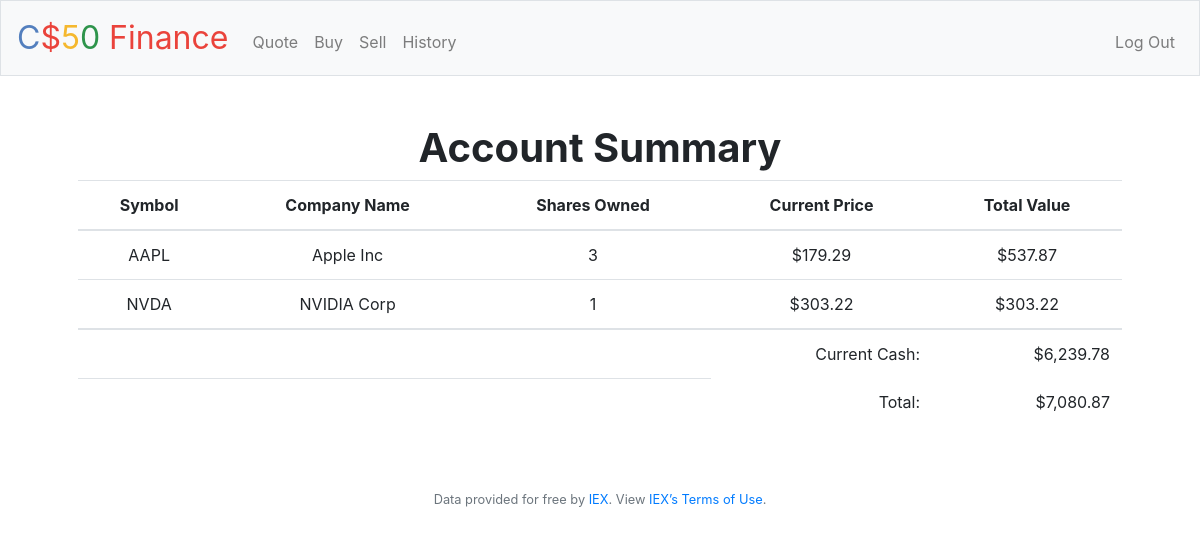
The page / (signed in) on the database its author committed.
### tables this page shows
CREATE TABLE 'transactions' ('id' integer PRIMARY KEY NOT NULL, 'user_id' integer, 'symbol' text, 'name' text, 'shares' integer, 'price' real, 'total' real, 'transaction_time' datetime DEFAULT CURRENT_DATE);

CREATE TABLE users (id INTEGER, username TEXT NOT NULL, hash TEXT NOT NULL, cash NUMERIC NOT NULL DEFAULT 10000.00, PRIMARY KEY(id));

### application.py (the view)
@app.route("/")
@login_required
def index():
    total_investment = 0            # Added to find total valuation of cash + holdings
    total_holdings = []
    stocks = db.execute("SELECT symbol, name, price, SUM(shares) total_shares, SUM(total) subtotal FROM transactions WHERE user_id=:user_id GROUP BY symbol", user_id=session["user_id"])
    if stocks == None:
        return apology("No stocks found!")
    cash = float((db.execute("SELECT cash FROM users WHERE id = :user_id", user_id=session["user_id"]))[0]["cash"])
    for stock in stocks:
        total_investment += (stock["subtotal"])
    total = float(cash) + total_investment
    return render_template("index.html", stocks=stocks, cash=cash, total_investment=total_investment, total=total)

### application.py (called while the page is built)
@app.after_request
def after_request(response):
    response.headers["Cache-Control"] = "no-cache, no-store, must-revalidate"
    response.headers["Expires"] = 0
    response.headers["Pragma"] = "no-cache"
    return response

### helpers.py (called while the page is built)
def login_required(f):
    @wraps(f)
    def decorated_function(*args, **kwargs):
        if session.get("user_id") is None:
            return redirect("/login")
        return f(*args, **kwargs)
    return decorated_function

def usd(value):
    return f"${value:,.2f}"

### templates/index.html (shortened to what this page needs)
{% extends "layout.html" %}
{% block main %}
    <h1 class="main bold">Account Summary</h1>
    <table class="table tablestriped">
        <tr class="centered bold">
            <th colspan="4">Symbol</th>
            <th colspan="4">Company Name</th>
            <th colspan="4">Shares Owned</th>
            <th colspan="4">Current Price</th>
            <th colspan="4">Total Value</th>
        </tr>
        <tbody class="main">
            {% for company in stocks if not company.total_shares == 0 %}
                <tr>
                    <td colspan="4">{{ company.symbol }}</td>
                    <td colspan="4">{{ company.name }}</td>
                    <td colspan="4">{{ company.total_shares }}</td>
                    <td colspan="4">{{ company.price | usd }}</td>
                    <td colspan="4">{{ company.subtotal | usd }}</td>
                </tr>
            {% endfor %}
        </tbody>
        <tr>
            <td colspan="15"></td>
            <td class="border-0 text-end">Current Cash:</td>
            <td class="border-0 text-end">{{ cash | usd }}</td>
        </tr>
        <tr>
            <td colspan="15"></td>
            <td class="border-0 text-end">Total:</td>
            <td class="border-0 text-end">{{ total | usd }}</td>
        </tr>
    </table>
{% endblock %}

### templates/layout.html (shortened to what this page needs)
<!DOCTYPE html>
<html lang="en">
    <head>
        <link rel="stylesheet" href="https://cdn.jsdelivr.net/npm/bootstrap@4.5.3/dist/css/bootstrap.min.css">
        <link href="/static/styles.css" rel="stylesheet">
    </head>
    <body>
        <nav class="navbar navbar-expand-md navbar-light bg-light border">
            <a class="navbar-brand" href="/"><span class="blue">C</span><span class="red">$</span><span class="yellow">5</span><span class="green">0</span> <span class="red">Finance</span></a>
            <div class="collapse navbar-collapse" id="navbar">
                {% if session.user_id %}
                    <ul class="navbar-nav mr-auto mt-2">
                        <li class="nav-item"><a class="nav-link" href="/quote">Quote</a></li>
                        <li class="nav-item"><a class="nav-link" href="/buy">Buy</a></li>
                        <li class="nav-item"><a class="nav-link" href="/sell">Sell</a></li>
                        <li class="nav-item"><a class="nav-link" href="/history">History</a></li>
                    </ul>
                    <ul class="navbar-nav ml-auto mt-2">
                        <li class="nav-item"><a class="nav-link" href="/logout">Log Out</a></li>
                    </ul>
                {% else %}
                    <ul class="navbar-nav ml-auto mt-2">
                        <li class="nav-item"><a class="nav-link" href="/register">Register</a></li>
                        <li class="nav-item"><a class="nav-link" href="/login">Log In</a></li>
                    </ul>
                {% endif %}
            </div>
        </nav>
        <main class="container p-5">
            {% block main %}{% endblock %}
        </main>
        <footer class="small text-center text-muted">
            Data provided for free by <a href="https://iextrading.com/developer">IEX</a>. View <a href="https://iextrading.com/api-exhibit-a/">IEX’s Terms of Use</a>.
        </footer>
    </body>
</html>

### static/styles.css (style rules this page uses)
nav .navbar-brand { font-size: xx-large; }
nav .navbar-brand .blue { color: #537fbe; }
nav .navbar-brand .red { color: #ea433b; }
nav .navbar-brand .yellow { color: #f5b82e; }
nav .navbar-brand .green { color: #2e944b; }
main { overflow-x: auto; text-align: center; }
.bold { font-weight: bold; }
.text-end { text-align: right !important; }
.centered { margin-left: auto; margin-right: auto; }

### rows shown on the page
transactions: symbol "NVDA", name "NVIDIA Corp", total_shares "1", price "$303.22", subtotal "$303.22"
users: cash "$6,239.78"

### other values the page prints
{{ company.symbol }} "AAPL"
{{ company.name }} "Apple Inc"
{{ company.total_shares }} "3"
{{ company.price | usd }} "$179.29"
{{ company.subtotal | usd }} "$537.87"
{{ total | usd }} "$7,080.87"
